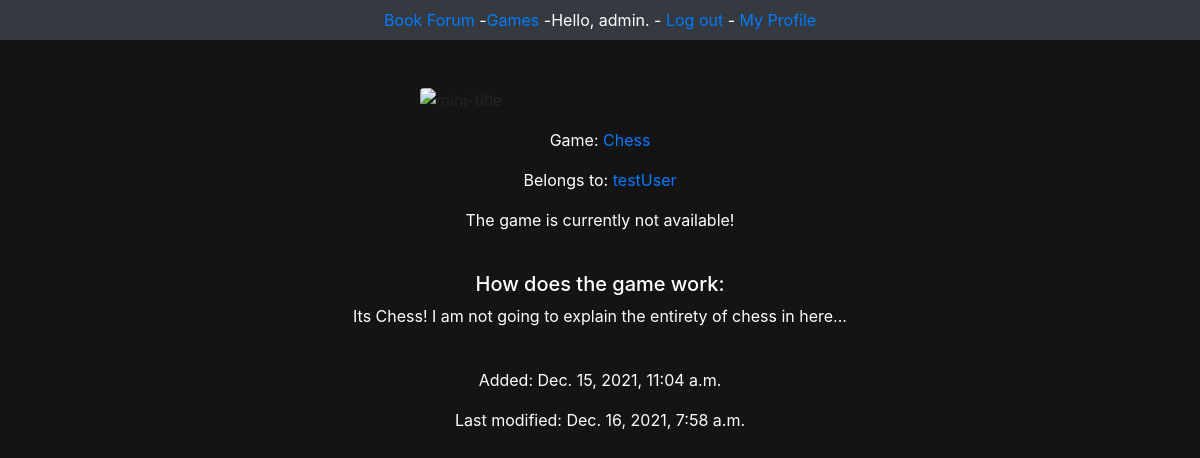
The app's page /games/3 (signed in), older data.
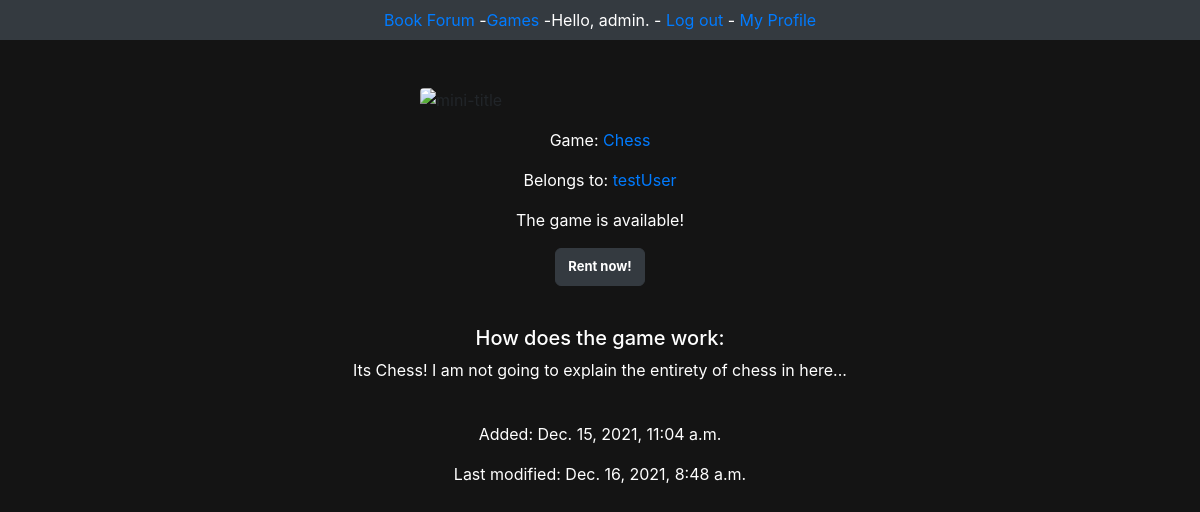
The same page, newer data.
### main/models.py (models this page shows)
class Game(models.Model):
    name = models.CharField(max_length=80)
    description = models.CharField(max_length=500)
    owner = models.ForeignKey(User, on_delete=models.CASCADE)
    availability = models.BooleanField()
    date_added = models.DateTimeField(auto_now_add=True)
    date_modified = models.DateTimeField(auto_now=True)
    def __str__(self):
        return self.name
    def is_available(self):
        return self.availability

### users/models.py (models this page shows, shortened)
class User(AbstractBaseUser):
    username = models.CharField(max_length=50, unique=True)
    biography = models.CharField(max_length=300)
    is_staff = models.BooleanField(default=False)
    is_admin = models.BooleanField(default=False)
    date_joined = models.DateTimeField(auto_now_add=True)
    last_login = models.DateTimeField(auto_now=True)
    USERNAME_FIELD = 'username'
    objects = UserManager()  # Links this extended user class to its manager
    def __str__(self):
        return self.username

### main/views.py (the view)
# urls.py: path('games/<int:game_id>', views.game, name='game'),
@login_required
def game(request, game_id):
    game = Game.objects.get(id = game_id)
    context = {'game': game}
    return render(request, 'main/game.html', context)

### main/templates/main/game.html
{% extends 'main/base.html' %}
{% block content %}
<p class="text-white">
<p class = "text-white text-center">Game: <a class="text-primary">{{ game }}</a></p>
    <p class = "text-white text-center">Belongs to:
        <a href="{% url 'users:profile' game.owner.id %}">{{ game.owner }}</a>
    </p>
    {% if game.is_available %}
        <p class = "text-white text-center">The game is available!</p>
        {% if request.user != game.owner %}
<div class="col text-center">
<button onclick="window.location.href='{% url 'main:rentGame' game.id request.user.id %}'" type="button" class="btn btn-dark"><a>Rent now!</a></button>
    </div>
          </p>
        {% endif%}
    {% else %}
        <p class = "text-white text-center">The game is currently not available!</p>
    {% endif%}
<br>
    <H5 class = "text-white text-center">How does the game work:</H5>
    <p class = "text-white text-center">{{ game.description }}</p>
<br>
    <p class = "text-white text-center">Added: {{ game.date_added }}</p>
    <p class = "text-white text-center">Last modified: {{ game.date_modified }}</p>
{% endblock content %}

Row changes from the older to the newer data that the page shows:
changed Game "Chess": availability False → True (drawn); date_modified "Dec. 16, 2021, 7:58 a.m." → "Dec. 16, 2021, 8:48 a.m."
Text that changed along with them:
text no longer shown: "The game is currently not available!"
text now shown: "The game is available! Rent now!"
